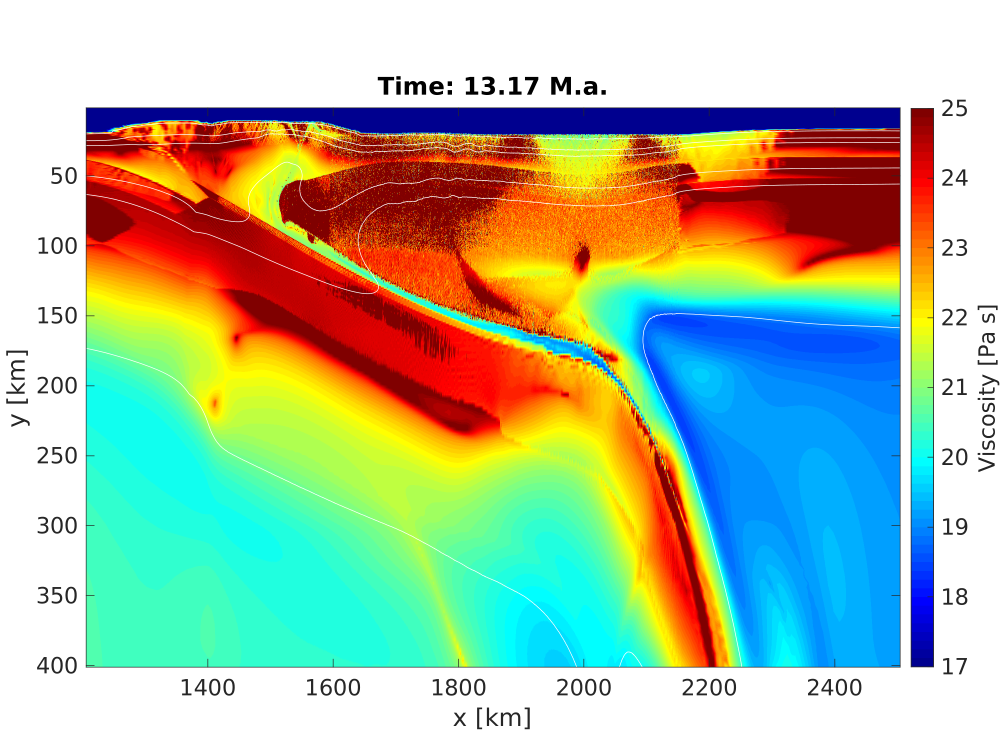
#> input picture images/geodyn/models/visc_vel_basin.png, 3000 x 2250 px, found by its file name (shown at 1/3 size)
$ python annotate.py
#> lines starting #> are read from the running program, lines starting #| are printed output that depends on the picture
from pathlib import Path
from typing import NamedTuple
from copy import copy

import numpy as np
import matplotlib.pyplot as plt
import matplotlib.path as mpath
import matplotlib.patches as patches

from scipy.special import binom

bernstein = lambda n, k, t: binom(n,k)* t**k * (1.-t)**(n-k)


def bezier(points, num=200):
    N = len(points)
    t = np.linspace(0, 1, num=num)
    curve = np.zeros((num, 2))
    for i in range(N):
        curve += np.outer(bernstein(N - 1, i, t), points[i])
    return curve

class Rectangle(NamedTuple):
    bottom: int
    left: int
    width: int
    height: int


def add_image(ax, path: str):
    ax.set_frame_on(False)
    ax.set_xticks([])
    ax.set_yticks([])

    img = plt.imread(path)
    ax.imshow(img)


basin_rect = Rectangle(
    left=1425,
    bottom=350,
    width=700,
    height=300,
)

def make_rect(ax):
    b = basin_rect

    return patches.Rectangle((b.left, b.bottom), b.width, b.height,
                             linewidth=2.0, edgecolor="black",
                             facecolor='none')


nodes = np.array([
    (2600, 1000),
    (2400, 975),
    (2250, 950),
    (2200, 940),
    (2150, 940),
    (2100, 940),
    (2050, 940),
    (1975, 945),
    (1965, 950),
    (1950, 1010),
    (2000, 1070),
    (2050, 1170),
    (2070, 1220),
    (2100, 1320),
    (2150, 1420),
    (2170, 1520),
    (2200, 1620),
    (2250, 1820),
    (2300, 1850),
    (2300, 1900),
])

vel_nodes = [
    nodes,
    nodes[1:-2, :] * 1.05,
    nodes[2:-2, :] * 1.085,
]

def main():
    images = Path("/home/istvan/packages/src/github.com/bozso/texfiles/images/")
    geodyn = images / "geodyn"
    models = geodyn / "models"

    b_rect= make_rect(basin_rect)
    vel_curves = [bezier(node, num=128) for node in vel_nodes]
    img_paths = [
        "visc_vel_basin.png",
        "stress_xx.png",
    ]

    for img_path in img_paths:
        f, ax = plt.subplots()
        add_image(ax=ax, path=str(models / img_path))
#> in add_image, img is the input picture: shape (2250, 3000, 3) float32; mean R, G, B 0.676, 0.744, 0.634
        ax.add_patch(copy(b_rect))

        for curve in vel_curves:
            curve = copy(curve)
            ax.plot(curve[:, 0], curve[:, 1], color="black")

        f.savefig(models.joinpath("%s_annot.png" % img_path.split(".")[0]),
                  dpi=350, bbox_inches='tight')
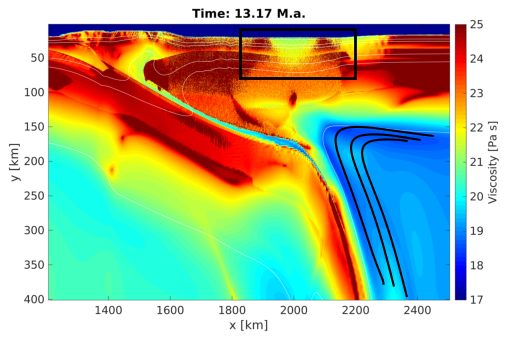
#> figure drawn by matplotlib, 1 panel
#> pass 2 of the loop in main, `for img_path in img_paths:`:
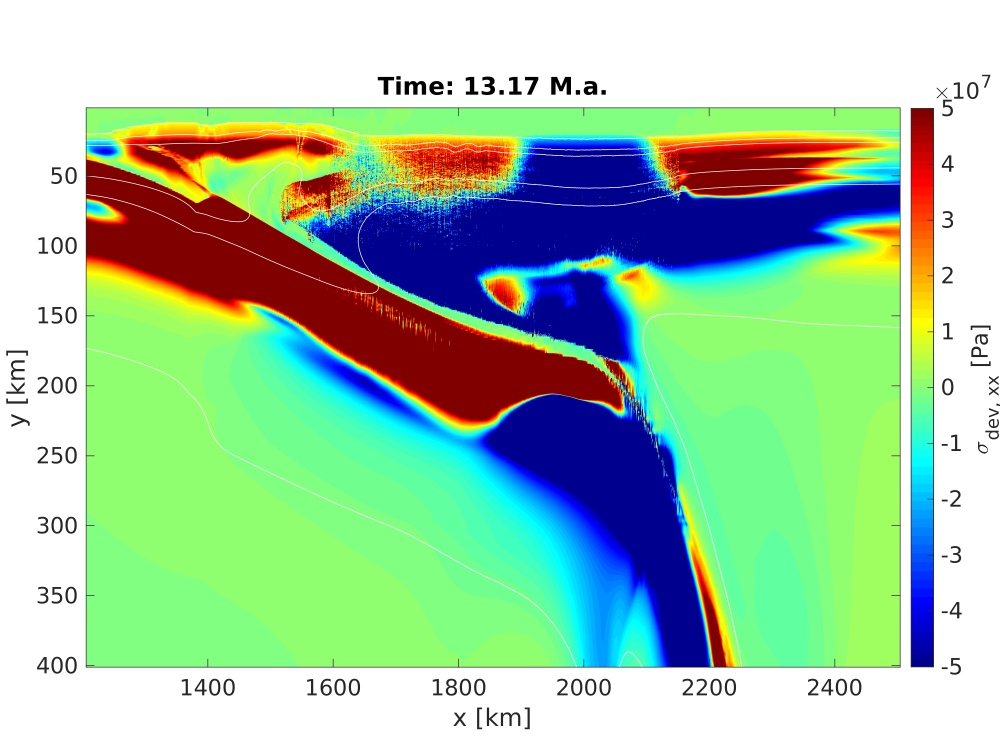
#> input picture images/geodyn/models/stress_xx.png, 3000 x 2250 px, found by its file name (shown at 1/3 size)
#> in add_image, img is the input picture: shape (2250, 3000, 3) float32; mean R, G, B 0.625, 0.78, 0.656
#> in main, `f.savefig(models.joinpath("%s_annot.png" % img_path.split(".")[0]), dp..`:
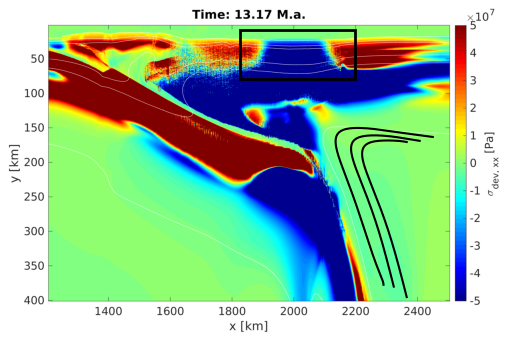
#> figure drawn by matplotlib, 1 panel


if __name__ == "__main__":
    main()
